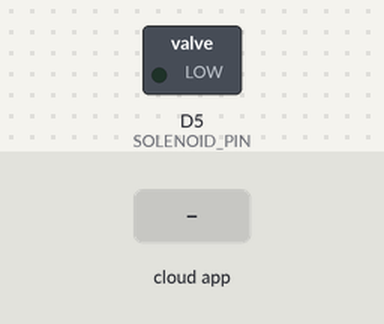
Bench run of a sketch on a simulated ESP8266 (NodeMCU). Parts: switched loads named in the sketch (green lamp = pin HIGH). The test bench sets the inputs (shaded band). WiFi joins after 1.5 s; servers stay silent unless stated; the Firebase database answers and starts empty; what the sketch prints to the serial monitor is not drawn.

Above: at 2.7 s.
2.8 s: the phone or cloud app sets LockStatus to 1
At 3.3 s:
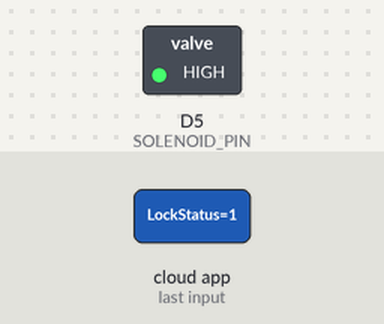
4.3 s: the phone or cloud app sets LockStatus to 0
At 6.3 s:
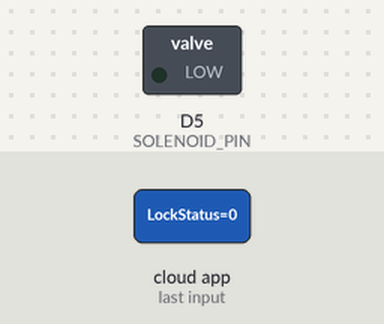
Timing chart, 0 to 7.8 s (numbered marks = the images above; inputs shaded):
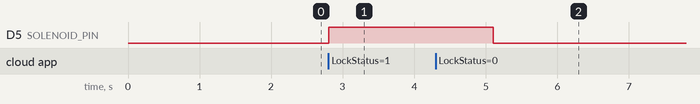

The sketch:

solenoidlock.ino
```cpp
#include <ESP8266WiFi.h>
#include <FirebaseESP8266.h>

// Your Wi-Fi credentials
#define WIFI_SSID "UbasC"
// #define WIFI_PASSWORD "C@bigonUb#s**2023**" // Use for Wi-Fi password if required

// Your Firebase project credentials
#define FIREBASE_HOST "https://smartlock-46110-default-rtdb.asia-southeast1.firebasedatabase.app" // Full URL
#define FIREBASE_AUTH "meqpOYjcPQLL2CtuiFIgRUM4YQjU6KJSC4zAqs7E" // Firebase secret token

// Firebase objects
FirebaseData firebaseData;
FirebaseAuth auth; // Empty auth object
FirebaseConfig config;

// Pin connected to the solenoid lock (Relay module)
#define SOLENOID_PIN D5  // Use GPIO pin D2 (adjust as needed)

int previousValue = -1;  // To store the previous value from Firebase

void setup() {
  Serial.begin(115200);

  // Initialize solenoid pin
  pinMode(SOLENOID_PIN, OUTPUT);
  digitalWrite(SOLENOID_PIN, LOW);  // Keep the lock initially in the locked position (LOW)

  // Start Wi-Fi connection
  Serial.println("Starting Wi-Fi connection...");
  WiFi.begin(WIFI_SSID); // Connect without a password for open networks

  // Wi-Fi connection timeout
  unsigned long startTime = millis();
  while (WiFi.status() != WL_CONNECTED) {
    if (millis() - startTime > 15000) {  // 15-second timeout
      Serial.println("Failed to connect to Wi-Fi.");
      Serial.println("Wi-Fi Status: " + String(WiFi.status()));
      return;  // Exit setup if Wi-Fi fails to connect
    }
    Serial.print(".");
    delay(500);
  }
  Serial.println();
  Serial.print("Connected! IP address: ");
  Serial.println(WiFi.localIP());

  // Firebase configuration
  config.database_url = FIREBASE_HOST; // Ensure you provide the full URL with https://
  config.signer.tokens.legacy_token = FIREBASE_AUTH; // Use the legacy token (your Firebase secret)

  // Initialize Firebase with config and empty auth object
  Firebase.begin(&config, &auth);
  Firebase.reconnectWiFi(true);

  // Check Firebase connection
  if (!Firebase.ready()) {
    Serial.println("Failed to connect to Firebase.");
    Serial.println(firebaseData.errorReason()); // Print more details on the failure
    return;
  }
  Serial.println("Connected to Firebase");
}

void loop() {
  // Read the value from Firebase
  if (Firebase.getInt(firebaseData, "/sensors/LockStatus")) {
    int currentValue = firebaseData.intData(); // Get the integer value

    // Check if value is different than the previous one
    if (currentValue != previousValue) {
      Serial.print("Firebase value: ");
      Serial.println(currentValue);

      // Control the solenoid lock based on the value
      if (currentValue == 1) {
        digitalWrite(SOLENOID_PIN, HIGH);  // Unlock the solenoid lock
        Serial.println("LOCK LOCKED");
      } else if (currentValue == 0) {
        digitalWrite(SOLENOID_PIN, LOW);  // Lock the solenoid lock
        Serial.println("LOCK UNLOCKED");
      }

      // Update the previous value
      previousValue = currentValue;
    }
  } else {
    Serial.println("Failed to read value");
    Serial.println(firebaseData.errorReason()); // Print the error reason for the failed read
  }

  delay(1000);  // Delay to reduce the number of reads (adjust this as needed)
}
```

Measured:
- after the input at 2.8 s, D5 (SOLENOID_PIN): LOW → HIGH at once
- after the input at 4.3 s, D5 (SOLENOID_PIN): HIGH → LOW after 0.80 s
